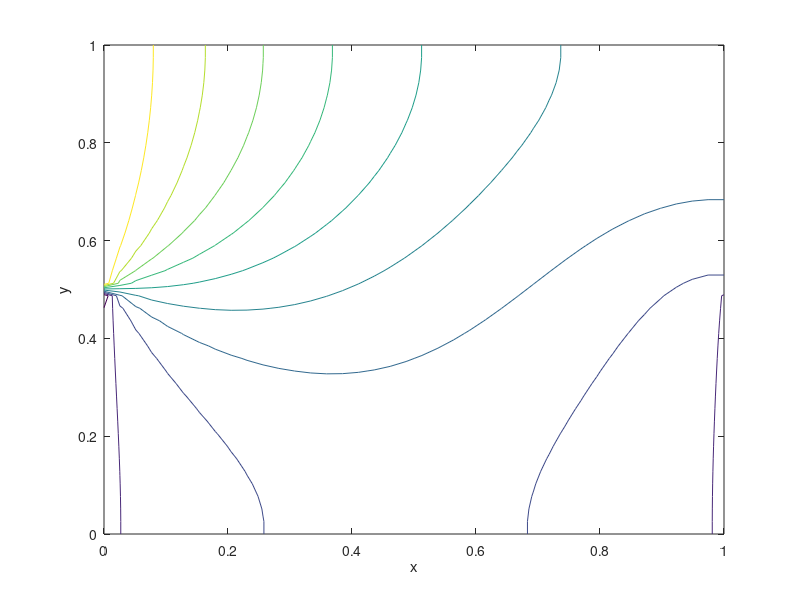
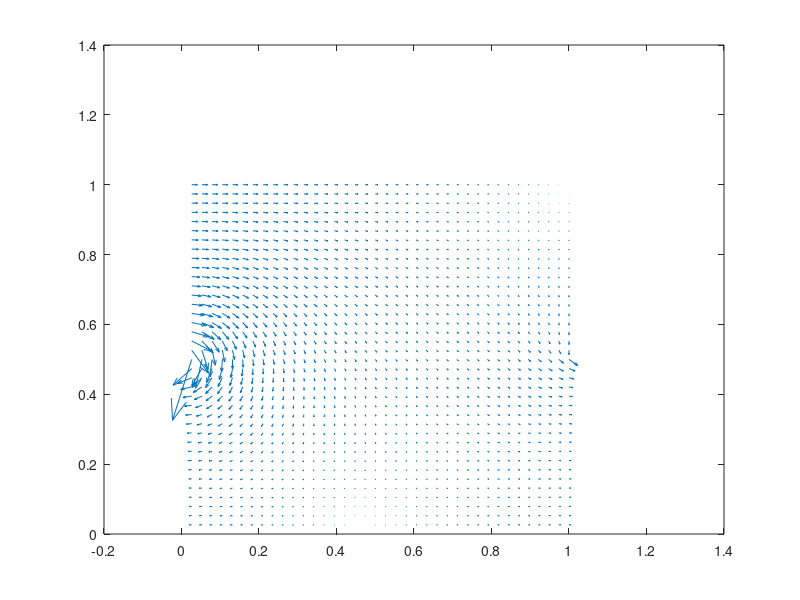

These charts were generated, in order, by the following MATLAB code:
%% EMEC 303
%  Lance Nichols
%  Section-002
%  9/28/2020

%% 2d potential flow problem
clear;clc;
% inputs
nx=40;
ny=40;
lx=1;
ly=1;
x=linspace(0,lx,nx);
y=linspace(0,ly,nx);
dx=x(2)-x(1);
dy=y(2)-y(1);
if dx~=dy
    error('dx must equal dy')
end
%boundary conditions and matrices
phi_ul=10;
phi_lr=0;
a=zeros(nx*ny,nx*ny);
b=zeros(nx*ny,1);
for i=2:nx-1
    for j=2:ny-1
    n=i+(j-1)*nx;%identify row
    a(n,n)=-4;%phi(i,j)
    a(n,n-1)=1;%phi(i-1,j)
    a(n,n+1)=1;%phi(i+1,j)
    a(n,n-nx)=1;%phi(i,j-1)
    a(n,n+nx)=1;%phi(i,j+1)
    b(n,1)=0;
    end
end
i=1;
for j=1:ceil(ny/2)%derivative boundary conditions
    n=i+(j-1)*nx;
    a(n,n)=1;
    a(n,n+1)=1;
    b(n,1)=0;
end
for j=ceil(ny/2)+1:ny
    n=i+(j-1)*nx;
    a(n,n)=1;
    b(n,1)=phi_ul;
end
%right side
i=nx;
for j=1:ceil(ny/2)%derivative boundary conditions
    n=i+(j-1)*nx;
    a(n,n)=1;
    b(n,1)=phi_lr;
end
for j=ceil(ny/2)+1:ny
    n=i+(j-1)*nx;
    a(n,n)=1;
    a(n,n-1)=-1;
    b(n,1)=0;
end
%bottom boundaries
j=1;
for i=2:nx-1
    n=i+(j-1)*nx;
    a(n,n)=1;
    a(n,n+nx)=-1;
    b(n,1)=0;
end

j=ny;
for i=2:nx-1
    n=i+(j-1)*nx;
    a(n,n)=1;
    a(n,n-nx)=-1;
    b(n,1)=0;
end
%solve
phiV=a\b;
%store as 2d array
phi=zeros(nx,ny);
for i=1:nx
    for j=1:ny
    n=i+(j-1)*nx;
    phi(i,j)=phiV(n);
    end
end
%plot
figure(1);clf(1);
contour(x,y,phi');
xlabel('x');
ylabel('y');
zlabel('\phi(x,y)');


phidx=zeros(nx-2,ny-2);
phidy=zeros(nx-2,ny-2);
for i=2:nx-1
    for j=2:ny-1
        phidx(i,j) = (phi(i,j)-phi(i+1,j))/dx;
        phidy(i,j) = (phi(i,j)-phi(i,j+1))/dx;
    end
end
figure(2);clf(2);
x=linspace(0,lx,nx-1);
y=linspace(0,ly,nx-1);
quiver(x,y,phidx',phidy',5)